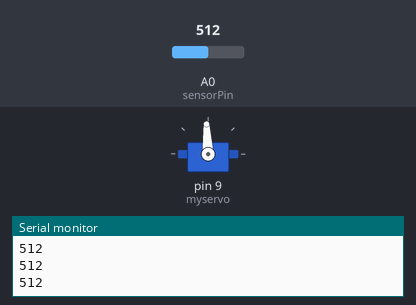
Bench run of a sketch on a simulated Arduino Uno, built with avr-gcc and run on an emulated ATmega328P. Parts: servo, the last lines printed to the serial monitor. The test bench sets the inputs (shaded band); at power-on: A0 (sensorPin) = 512.

Above: at 1.2 s.
1.3 s: A0 (sensorPin) set to 716
At 1.9 s:
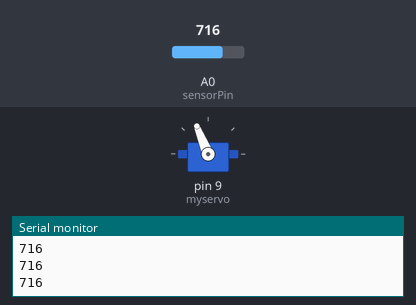
2.8 s: A0 (sensorPin) set to 900
At 4.0 s:
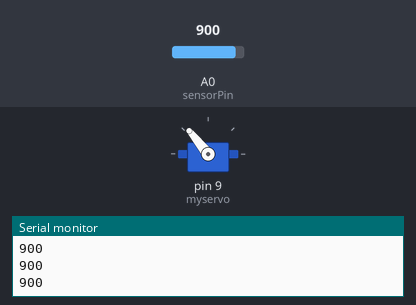
4.3 s: A0 (sensorPin) set to 1023
At 5.5 s:
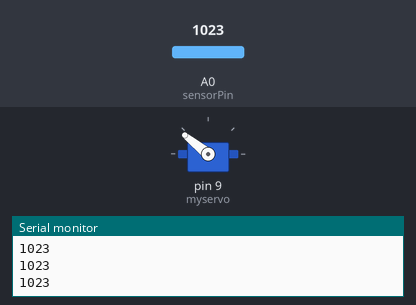
5.8 s: A0 (sensorPin) set to 306
At 6.7 s:
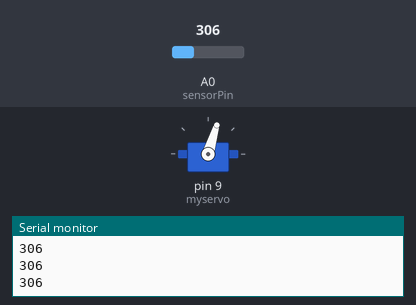
7.3 s: A0 (sensorPin) set to 122
At 7.7 s:
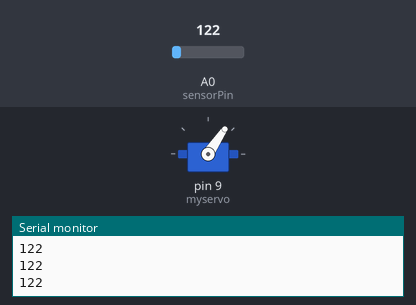
8.8 s: A0 (sensorPin) set to 511
At 9.8 s:
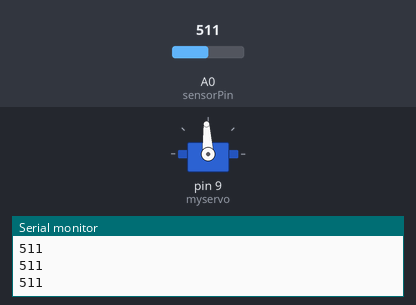
Timing chart, 0 to 11.3 s (numbered marks = the images above; inputs shaded):
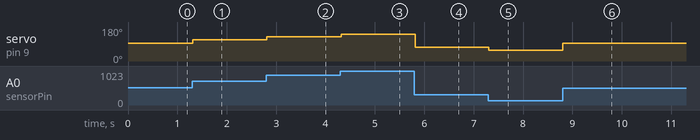

The sketch:

ServoByPotentiometer.pde
```cpp
/*
  Analog Input
 Demonstrates analog input by reading an analog sensor on analog pin 0 and
 turning on and off a light emitting diode(LED)  connected to digital pin 13.
 The amount of time the LED will be on and off depends on
 the value obtained by analogRead().

 The circuit:
 * Potentiometer attached to analog input 0
 * center pin of the potentiometer to the analog pin
 * one side pin (either one) to ground
 * the other side pin to +5V
 * LED anode (long leg) attached to digital output 13
 * LED cathode (short leg) attached to ground

 * Note: because most Arduinos have a built-in LED attached
 to pin 13 on the board, the LED is optional.


 Created by David Cuartielles
 Modified 16 Jun 2009
 By Tom Igoe

 http://arduino.cc/en/Tutorial/AnalogInput

 */

#include <Servo.h>

Servo myservo;  // create servo object to control a servo


int sensorPin = 0;    // select the input pin for the potentiometer
//int ledPin = 13;      // select the pin for the LED
int sensorValue = 0;  // variable to store the value coming from the sensor
int msecValue;

void setup() {
  // declare the ledPin as an OUTPUT:
  //pinMode(ledPin, OUTPUT);
  Serial.begin(115200);
  myservo.attach(9);  // attaches the servo on pin 9 to the servo object
}

void loop() {
  // read the value from the sensor:
  sensorValue = analogRead(sensorPin);

  Serial.println(sensorValue);

  msecValue = map(sensorValue, 0, 1023, 1000, 2000);     // scale it to use it with the servo (value between 1000 and 2000)
  myservo.writeMicroseconds(msecValue);          // sets the servo position according to the scaled value

  delay(15);                           // waits for the servo to get there
}
```

Measured:
- after the input at 1.3 s, servo on pin 9 (myservo): 93° → 112° at once
- after the input at 2.8 s, servo on pin 9 (myservo): 112° → 129° at once
- after the input at 4.3 s, servo on pin 9 (myservo): 129° → 141° at once
- after the input at 5.8 s, servo on pin 9 (myservo): 141° → 73° at once
- after the input at 7.3 s, servo on pin 9 (myservo): 73° → 56° at once
- after the input at 8.8 s, servo on pin 9 (myservo): 56° → 93° at once
